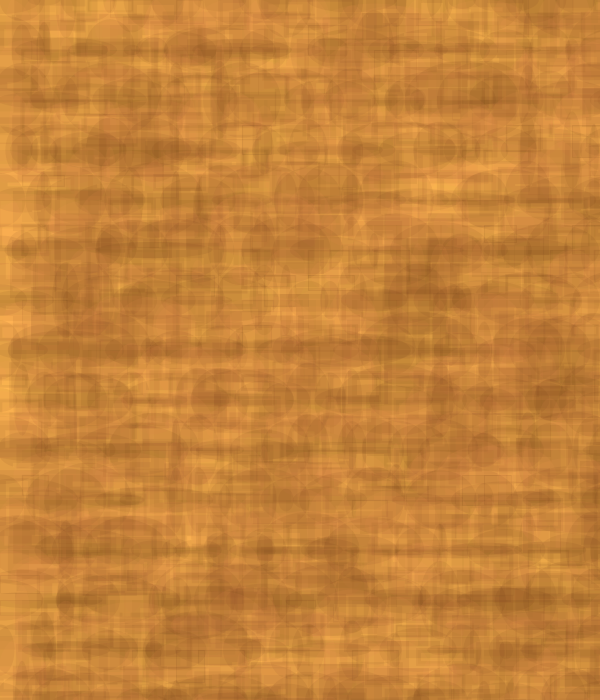
Frame 1 (no input)
Frame 60 (the mouse pressed at the canvas centre just before this capture): identical to frame 1, image omitted
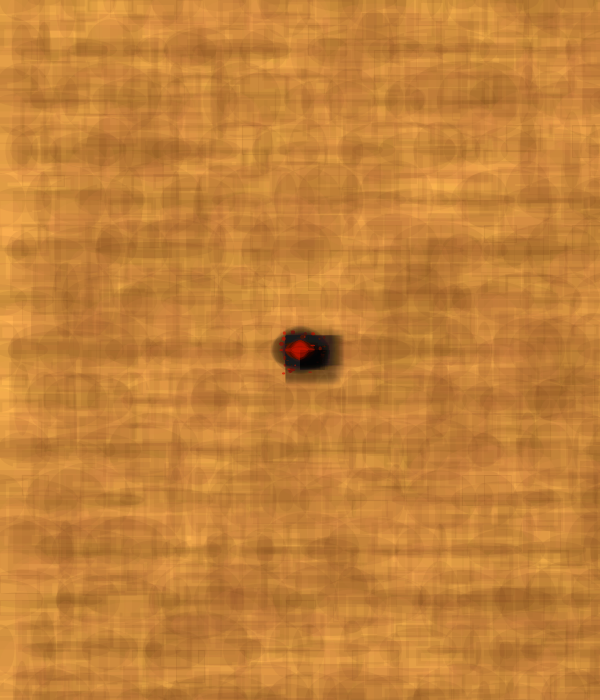
Frame 120 (the mouse held since frame 60 and released just before this capture)

The Processing sketch that drew these frames (run headless with seeded random() and noise(); from frame 60 on, the mouse is pressed at the canvas centre):

// Processing sketch: processing_44651
// ── processing_44651.pde


//alles was in dem steht, wird einmal ausgeführt
void setup () {
  size (600,700);  
  background (#FFB950);
  smooth();

  int anzahl = 30;

  for (int i=0; i<anzahl; i=i+1){
      
     for (int j=0; j<anzahl; j=j+1){
         fill (255,158,93,20);
         if (i%2==00)fill(#58290A,20);
         noStroke();
         ellipse (j*(width/anzahl+2),i*(height/anzahl+2),random(10,120),random(10,80));
       
         stroke(#58290A,20);
         strokeWeight (random(30));
   
          fill(#58290A,10);
          rect (j*(width/anzahl+2),i*(height/anzahl+2),random(25,49),random(10,35));
          }  
      }
  }



//alles was hier drinne steht, wird immer wieder ausgeführt
void draw () { 
  
  if (keyPressed){
    //wenn die 1 gedrückt wird
    if(key=='1'){
        background (#FFB950);
        int anzahl = 30;    

        for (int i=0; i<anzahl; i=i+1){          
    
          for (int j=0; j<anzahl; j=j+1){
               fill (255,158,93,20);
               if (i%2==00)fill(#58290A,20);
               noStroke();
               ellipse (j*(width/anzahl+2),i*(height/anzahl+2),random(10,120),random(10,80));
             
               stroke(#58290A,20);
               strokeWeight (random(30));
         
                fill(#58290A,10);
                rect (j*(width/anzahl+2),i*(height/anzahl+2),random(25,49),random(10,35));
                }
             }
          }

    //wenn die 2 gedrückt wird
    if(key=='2') {
      strokeWeight(2);
    stroke(20,60,23,100);
   fill (random(255),random(255),random(255),150);
   rect (mouseX,mouseY,random(-20,20),random(-20,20));
   }  


  if(key=='3') {
    stroke(0,40);
    strokeWeight (2);
    line(mouseX+30,mouseY-30,pmouseX,pmouseY);
    line(mouseX-30,mouseY+30,pmouseX,pmouseY);
    line(mouseX,mouseY,pmouseX+10,pmouseY+10);
    line(mouseX,mouseY,pmouseX+10,pmouseY+10);
    }  
    
  
    
  }

  //wenn die Maus gedrückt wird
  if(mousePressed){    
   stroke(#CE1500,5);
      strokeWeight (random(10));
      fill (#A21000,80);
      ellipse (mouseX,mouseY,random(0,30),random(0,20));
      fill (#CE1500,180);
      ellipse (mouseX,mouseY,random(0,30),random(0,20));
      ellipse (mouseX+random(-20,25),mouseY+random(-20,25),random(0,5),random(0,5));
    
     stroke(0,0,0,5);
    strokeWeight (30);
    fill (0,0,0,30);
    ellipse (mouseX,mouseY,random(0,30),random(0,20));
    rect (mouseX,mouseY,random(15,30),random(-10,20)); 
   }
  
}
                            
